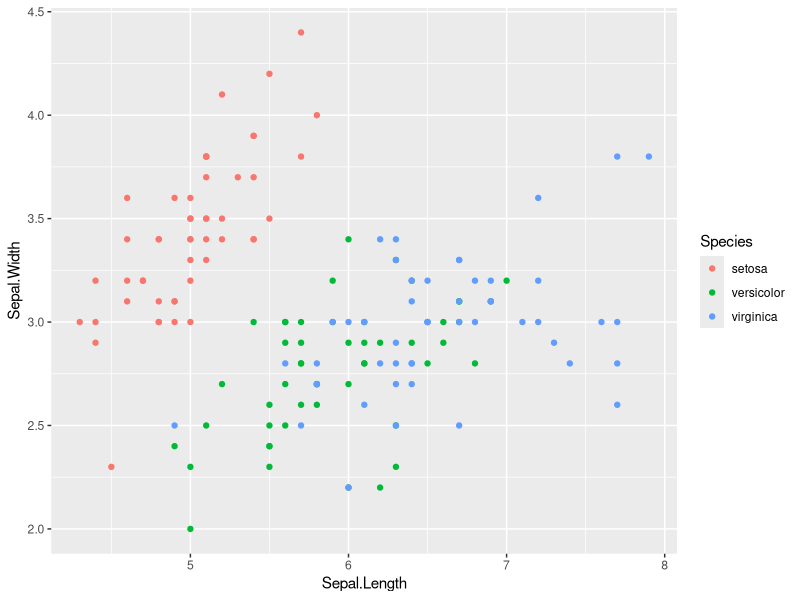
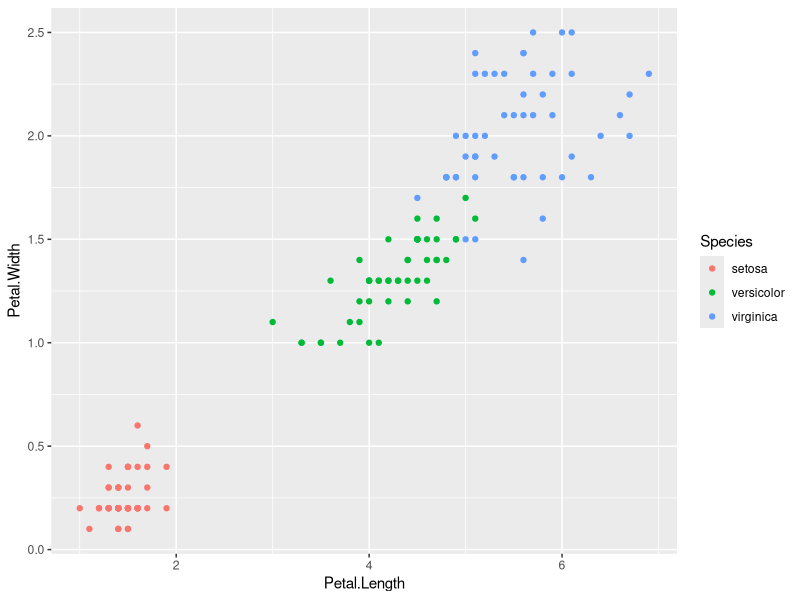
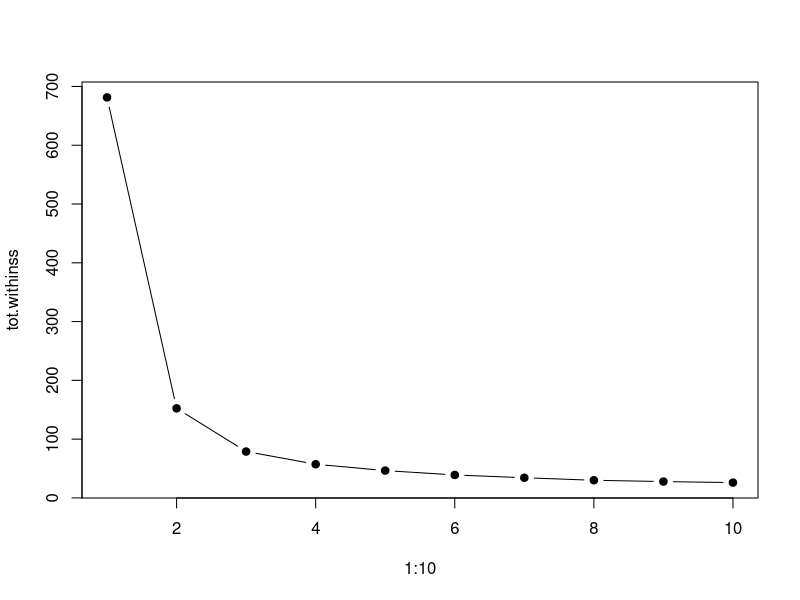
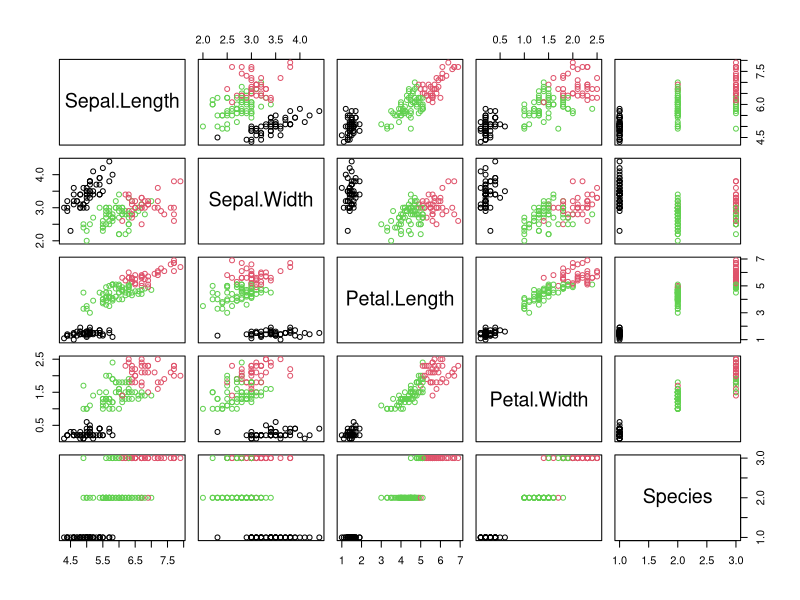
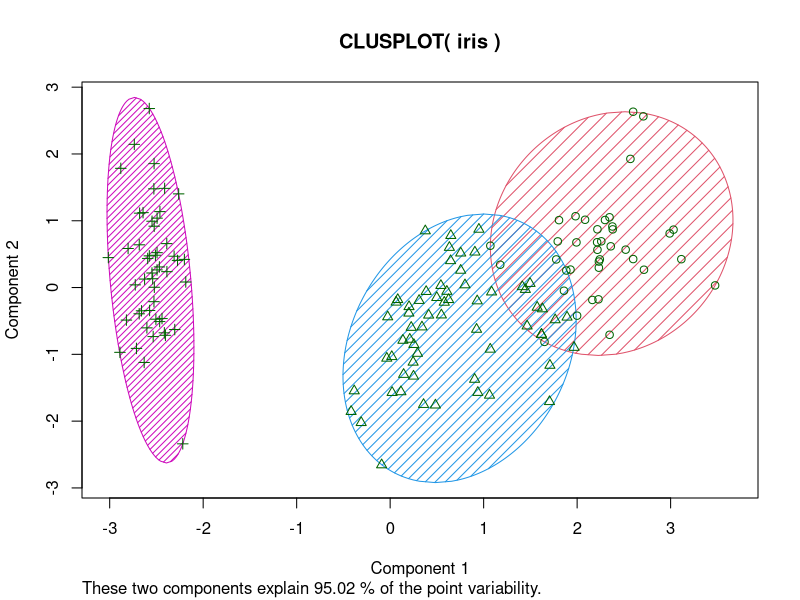

Here is the R script that generated these plots, in order:
library(ggplot2)
df <- iris
head(iris)
ggplot(iris,aes(x = Sepal.Length, y = Sepal.Width, col= Species)) + geom_point()
ggplot(iris,aes(x = Petal.Length, y = Petal.Width, col= Species)) + geom_point()
set.seed(101)
iriscluster <- kmeans(df[,1:4], center=3, nstart=20)
iriscluster
table(iriscluster$cluster, df$Species)
library(cluster)
tot.withinss <- vector(mode="character", length=10)
for (i in 1:10){
  irisCluster <- kmeans(df[,1:4], center=i, nstart=20)
  tot.withinss[i] <- irisCluster$tot.withinss
}
plot(1:10, tot.withinss, type="b", pch=19)
fitK = kmeans(df[,1:4], 3)
str(fitK)
plot(iris,col = fitK$cluster)
table(Predicted=fitK$cluster,Actual =iris$Species)
clusplot(iris, iriscluster$cluster, color=T, shade=T, labels=0, lines=0)
tot.withinss <- vector(mode="character", length=10)
for (i in 1:10){
  iriscluster <- kmeans(df[,1:4], center =i, nstart=20)
  tot.withinss[i] <- iriscluster$tot.withinss
}  
  